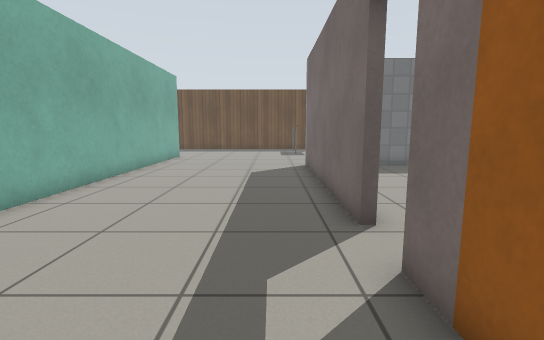
View 1 (above)

22 first-person views from a walk through a robot-simulator world made for Gazebo. The camera is 0.9 m above the floor, tilts 8° down and sees 85° across. The floor is counted in squares, 0.5 m on a side. Each view is taken from the middle of a square. On the plan, view 1 faces up. The plan holds only what a view shows up to about 16 squares ahead; the rest is blank. Robots are left out. Gazebo's built-in surfaces are drawn with simple patterns.

View 2
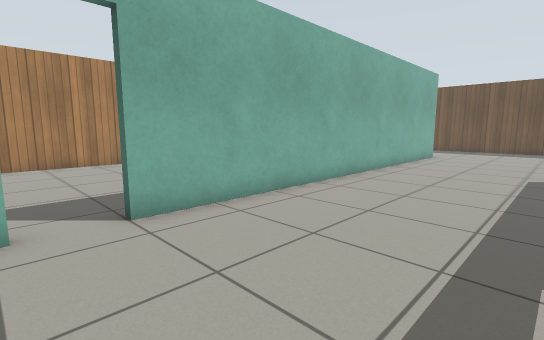

View 3
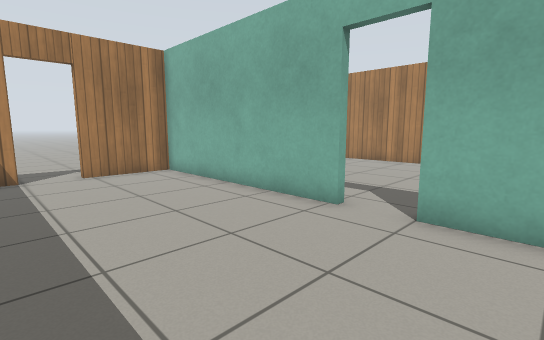

View 4
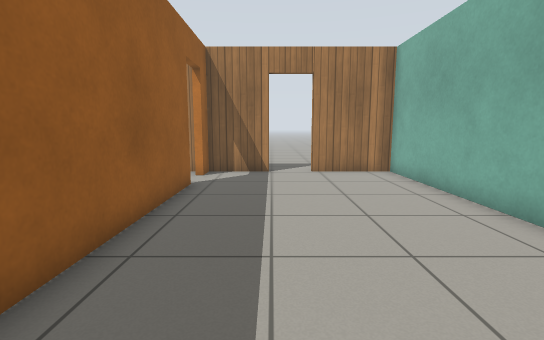

View 5
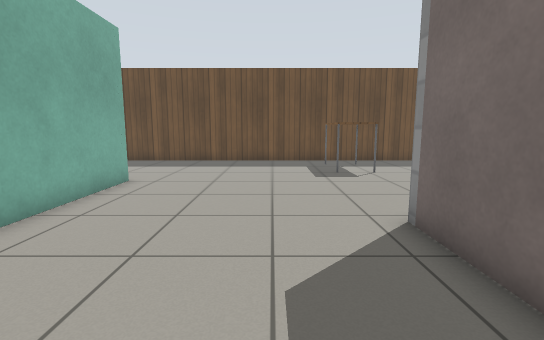

View 6
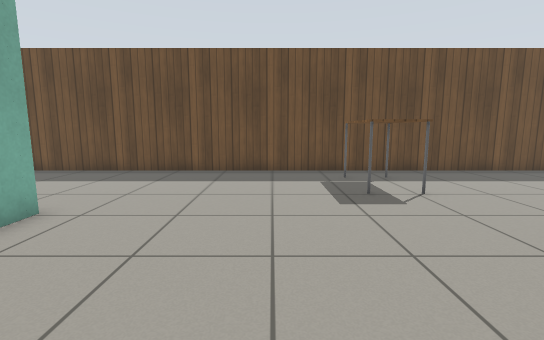

View 7
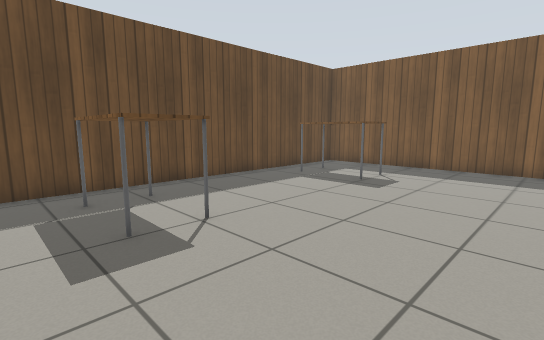

View 8
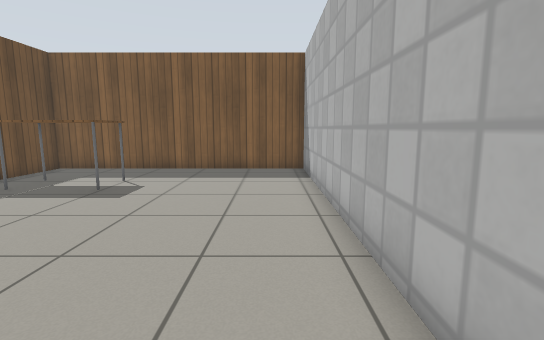

View 9
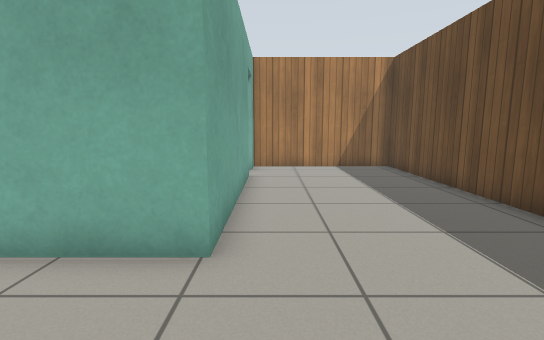

View 10
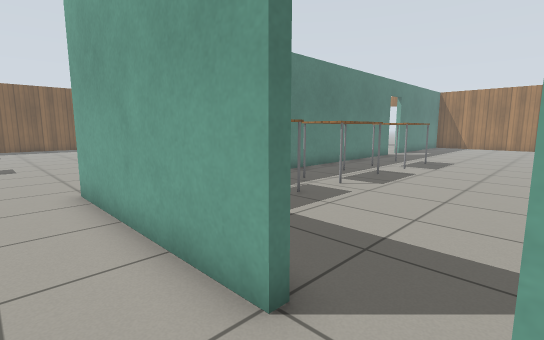

View 11
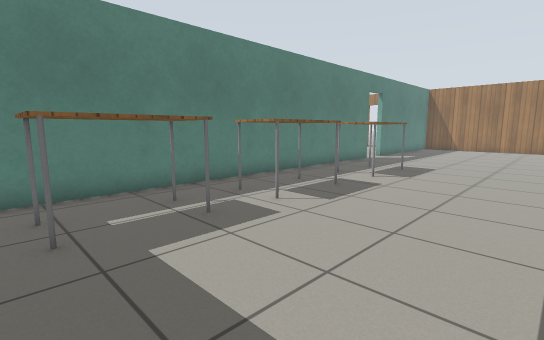

View 12
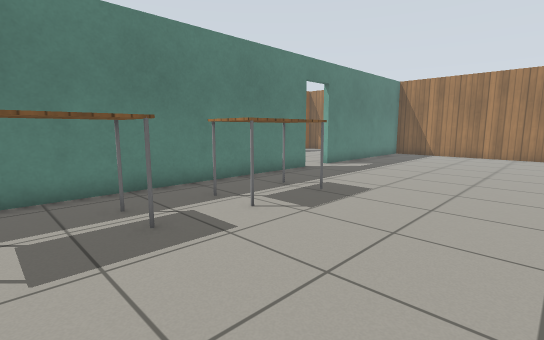

View 13
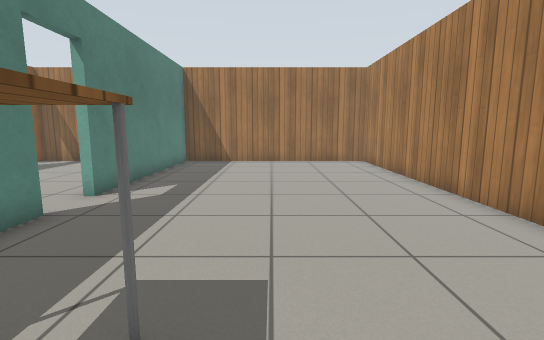

View 14
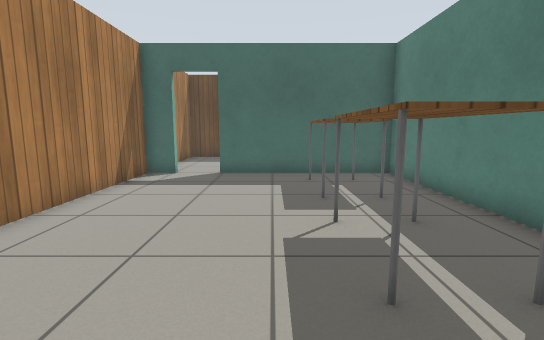

View 15
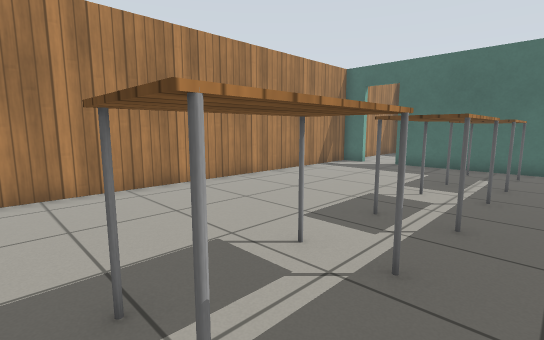

View 16
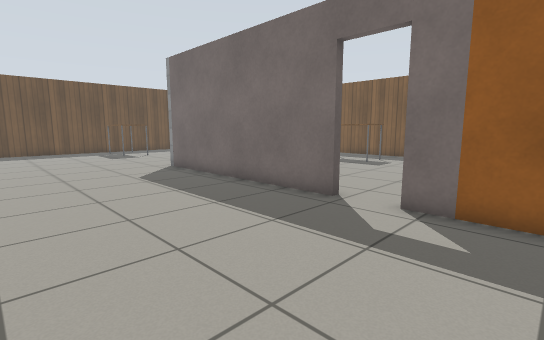

View 17
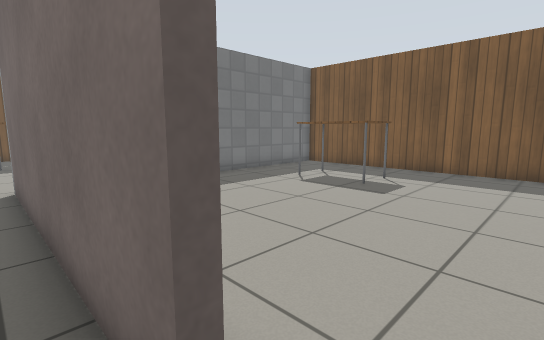

View 18
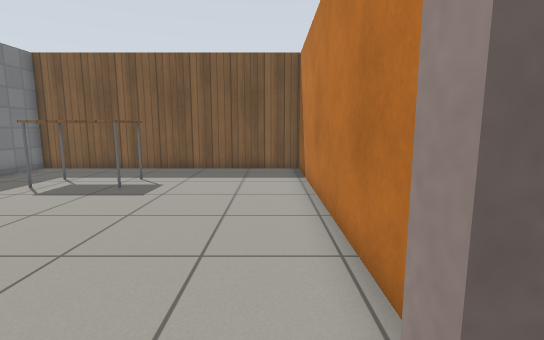

View 19
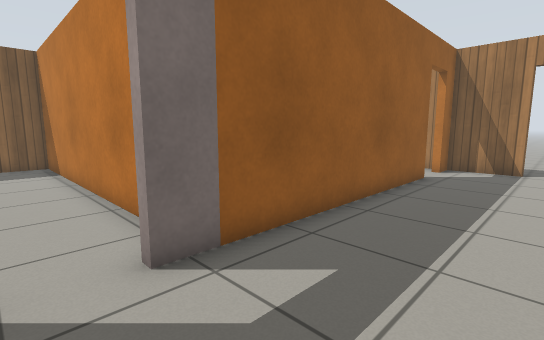

View 20
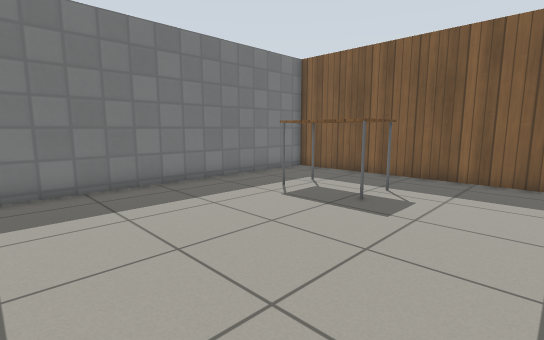

View 21
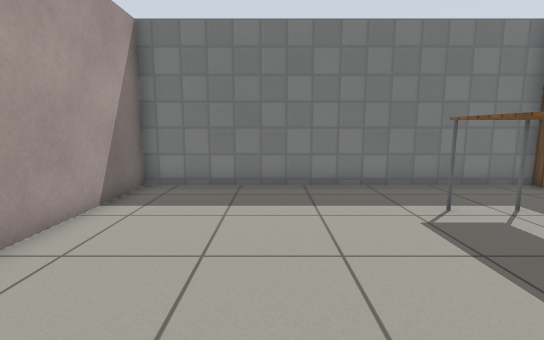

View 22
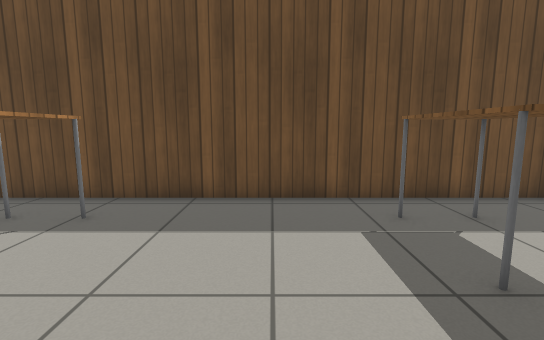

### Floor plan
Ten units are one square. View 1 is at (0, 0); x grows to the right and y downward. Boxes are objects, and circles mark ways between rooms. Rooms are numbered by the first view taken in them; rooms with no view inside come last. Other rooms are left out.
<svg viewBox="-165 -261 313 361">
<path fill="none" stroke="#000" d="M24 -146 143 -146 143 -256 -160 -256 -160 -191 -149 -191M16 -52 16 -146M-131 -191 -60 -191 -60 -10M-60 8 -60 93 -27 93M16 66 16 -36M-9 93 16 93 16 83M-63 -10 -63 -188 -131 -188M-149 -188 -160 -188 -160 93 -63 93 -63 8M35 -28 143 -28 143 -143 20 -143 20 -91"/>
<rect x="15" y="-245" width="20" height="40" fill="#bbb"><title>table</title></rect>
<rect x="95" y="-245" width="20" height="40" fill="#bbb"><title>table</title></rect>
<rect x="-105" y="-75" width="20" height="30" fill="#bbb"><title>table</title></rect>
<rect x="-105" y="-125" width="30" height="30" fill="#bbb"><title>table</title></rect>
<rect x="-95" y="-175" width="20" height="30" fill="#bbb"><title>table</title></rect>
<rect x="95" y="-115" width="20" height="30" fill="#bbb"><title>table</title></rect>
<circle cx="-140" cy="-190" r="3" fill="#2a7"/>
<circle cx="-60" cy="-5" r="3" fill="#2a7"/>
<circle cx="20" cy="-45" r="3" fill="#2a7"/>
<text x="0" y="-140">1</text>
<text x="-110" y="-50">2</text>
<text x="80" y="-90">3</text>
</svg>
Room 1 opens to room 2. Room 1 opens to room 3.

Where each view was taken, in squares from view 1:
view 1: 0 up, 0 right, facing up
view 2: 1 down, 0 right, facing up-left
view 3: 3 up, 0 right, facing down-left
view 4: 3 up, 1 left, facing down
view 5: 9 up, 1 left, facing up
view 6: 13 up, 1 left, facing up
view 7: 16 up, 0 right, facing up-right
view 8: 16 up, 1 right, facing right
view 9: 20 up, 2 left, facing left
view 10: 21 up, 15 left, facing down-right
view 11: 18 up, 15 left, facing down-right
view 12: 12 up, 15 left, facing down-right
view 13: 7 up, 11 left, facing down
view 14: 7 up, 11 left, facing up
view 15: 4 up, 7 left, facing up-left
view 16: 1 up, 5 left, facing up-right
view 17: 4 up, 1 right, facing up-right
view 18: 4 up, 1 right, facing right
view 19: 5 up, 2 left, facing down-right
view 20: 5 up, 3 right, facing up-right
view 21: 5 up, 6 right, facing up
view 22: 18 up, 7 right, facing up
